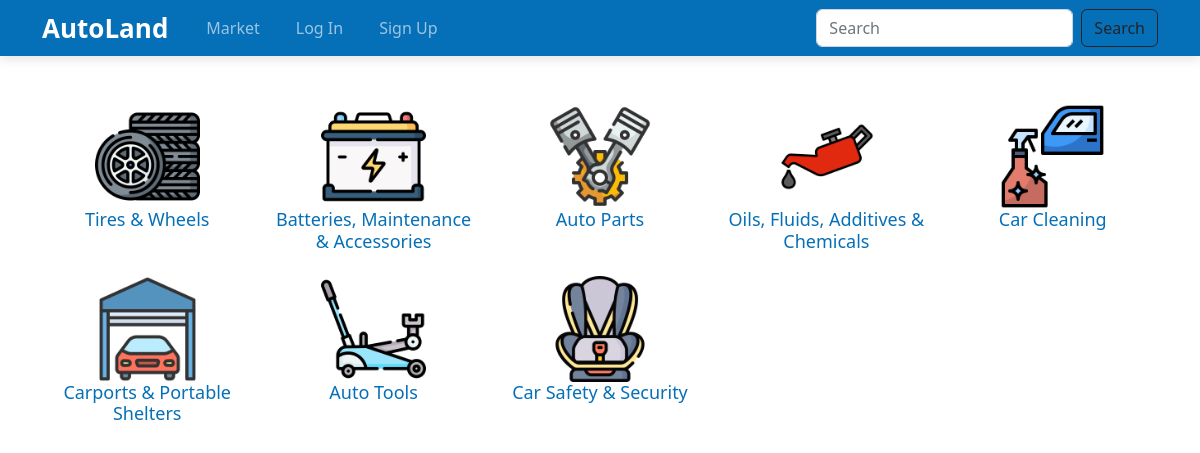
/market/, run on the app's committed database.
### goods/models.py (models this page shows, shortened)
class Category(models.Model):
    name = models.CharField(max_length=100)
    slug = models.SlugField(default='', db_index=True)
    picture = models.ImageField(upload_to=category_directory_path, verbose_name='Category Image', null=True, blank=True)
    def get_absolute_url(self):
        return reverse('category-detail', args=[self.slug])

### goods/views.py (the view)
# urls.py: path('', MarketPage.as_view(), name='market'),
class MarketPage(ListView):
    model = Category
    template_name = 'goods/market.html'
    context_object_name = 'categories'

### goods/templates/goods/market.html (shortened to what this page needs)
{% extends 'base.html' %}
{% block content %}
    <div class="container my-5">
        <div class="row row-cols-1 row-cols-md2 row-cols-lg-5 g-3">
        {% for category in categories %}
            <div class="col">
                <div class="category-card">
                    <a href="{{ category.get_absolute_url }}">
                    <img class='category-img' src="{{category.picture.url}}" alt="">
                        <h1 class="cat-name">{{ category.name }}</h1></a>
                </div>
            </div>
        {% endfor %}
        </div>
    </div>
{% endblock %}

### static/css/style.css (style rules this page uses)
.category-card { border-radius: 1em; text-align: center; }
.category-card a { display: inline-block; color: #056fb7; text-decoration: none; transition: all .07s ease-in-out; text-align: center; }
.category-img { height:20%; width: 50%; margin: auto; }
.cat-name { font-weight: 500; font-size: 18px; }

### data on the page
Category: picture (picture), name "Tires & Wheels"
Category: picture (picture), name "Batteries, Maintenance & Accessories"
Category: picture (picture), name "Auto Parts"
Category: picture (picture), name "Oils, Fluids, Additives & Chemicals"
Category: picture (picture), name "Car Cleaning"
Category: picture (picture), name "Carports & Portable Shelters"
Category: picture (picture), name "Auto Tools"
Category: picture (picture), name "Car Safety & Security"
